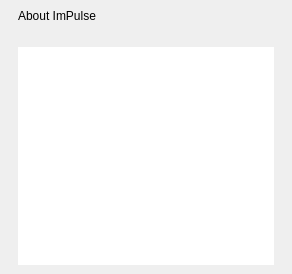
             <widget class="QWidget" name="scrollAreaWidgetContents_5">
              <property name="geometry">
               <rect>
                <x>0</x>
                <y>0</y>
                <width>292</width>
                <height>274</height>
               </rect>
              </property>
              <layout class="QVBoxLayout" name="verticalLayout_32">
               <property name="spacing">
                <number>9</number>
               </property>
               <property name="leftMargin">
                <number>18</number>
               </property>
               <property name="topMargin">
                <number>9</number>
               </property>
               <property name="rightMargin">
                <number>18</number>
               </property>
               <property name="bottomMargin">
                <number>9</number>
               </property>
               <item>
                <widget class="QLabel" name="label_53">
                 <property name="accessibleName">
                  <string notr="true">SHeaderText</string>
                 </property>
                 <property name="text">
                  <string>About ImPulse</string>
                 </property>
                </widget>
               </item>
               <item>
                <widget class="QWidget" name="widget_16" native="true">
                 <property name="sizePolicy">
                  <sizepolicy hsizetype="Expanding" vsizetype="Preferred">
                   <horstretch>0</horstretch>
                   <verstretch>0</verstretch>
                  </sizepolicy>
                 </property>
                 <property name="accessibleName">
                  <string notr="true">SHeaderLine</string>
                 </property>
                </widget>
               </item>
               <item>
                <spacer name="verticalSpacer_6">
                 <property name="orientation">
                  <enum>Qt::Vertical</enum>
                 </property>
                 <property name="sizeType">
                  <enum>QSizePolicy::Fixed</enum>
                 </property>
                 <property name="sizeHint" stdset="0">
                  <size>
                   <width>20</width>
                   <height>6</height>
                  </size>
                 </property>
                </spacer>
               </item>
               <item>
                <widget class="QTextBrowser" name="aboutAppTextBrowser">
                 <property name="sizePolicy">
                  <sizepolicy hsizetype="MinimumExpanding" vsizetype="MinimumExpanding">
                   <horstretch>0</horstretch>
                   <verstretch>0</verstretch>
                  </sizepolicy>
                 </property>
                 <property name="frameShape">
                  <enum>QFrame::NoFrame</enum>
                 </property>
                 <property name="frameShadow">
                  <enum>QFrame::Plain</enum>
                 </property>
                 <property name="horizontalScrollBarPolicy">
                  <enum>Qt::ScrollBarAlwaysOff</enum>
                 </property>
                 <property name="acceptRichText">
                  <bool>true</bool>
                 </property>
                 <property name="openExternalLinks">
                  <bool>true</bool>
                 </property>
                </widget>
               </item>
              </layout>
             </widget>
